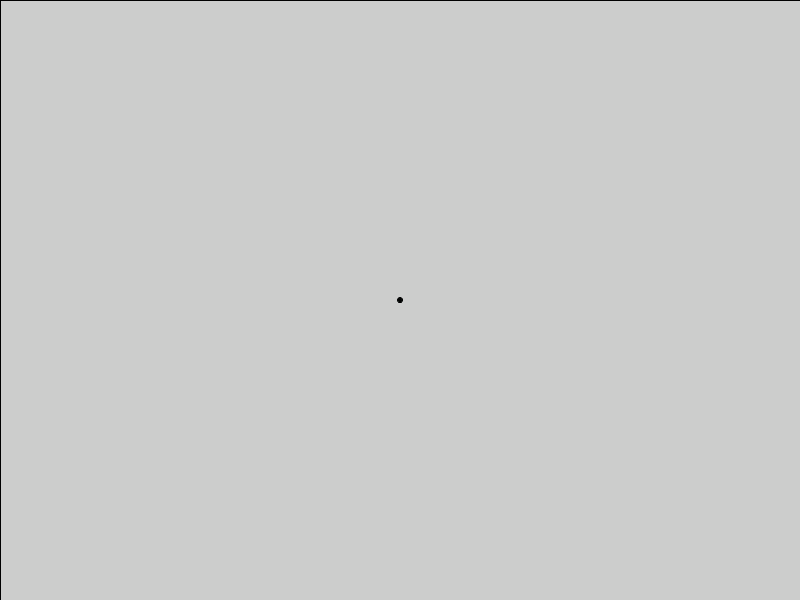
Frame 1 (no input)
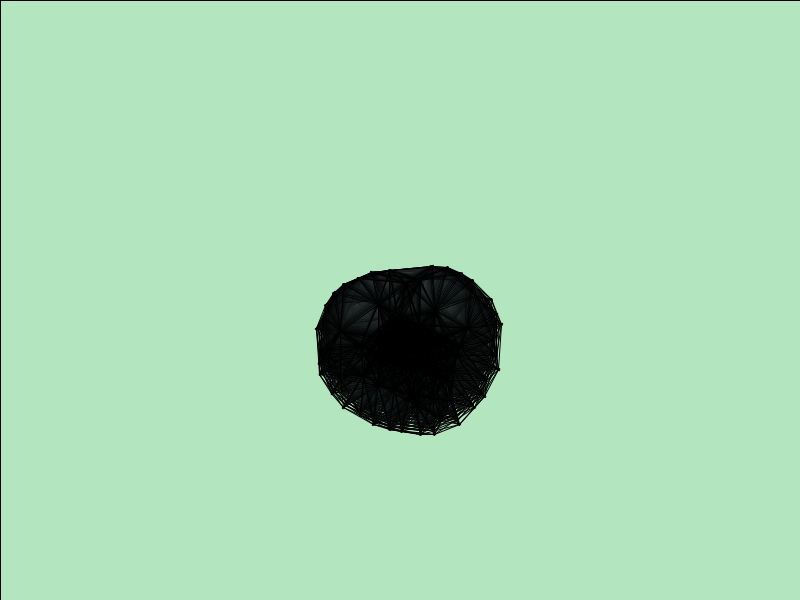
Frame 60 (the mouse pressed at the canvas centre just before this capture)
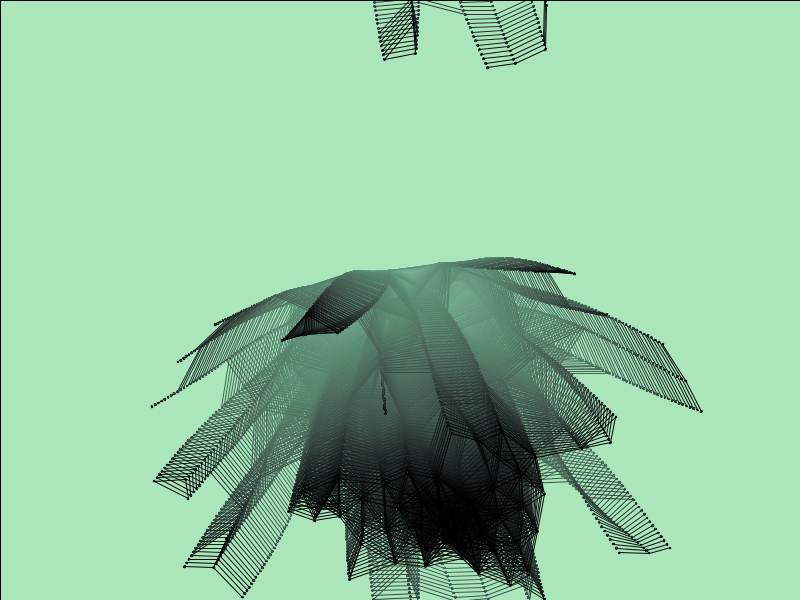
Frame 120 (the mouse held since frame 60 and released just before this capture)

The Processing sketch that drew these frames (run headless with seeded random() and noise(); from frame 60 on, the mouse is pressed at the canvas centre):

// Processing sketch: MyQuanticDreamSpheres
// ── MyQuanticDreamSpheres.pde
PGraphics pg;

float colorR;
float colorG;
float colorB;

float backR = random(128, 255);
float backG = random(128, 255);
float backB = random(128, 255);
  
float randI;

/*
void setup() {
  size(640, 360);
  pg = createGraphics(400, 200);

}

void draw() {
  fill(0, 12);
  rect(0, 0, width, height);
  
  fill(255);
  noStroke();
  ellipse(mouseX, mouseY, 60, 60);
  
  pg.beginDraw();
  pg.background(51);
  pg.noFill();
  pg.stroke(255);
  pg.ellipse(mouseX-120, mouseY-60, 60, 60);
  pg.endDraw();
  
  // Draw the offscreen buffer to the screen with image() 
  //image(pg, 120, 60); 
}
*/

Flock flock;
ArrayList<PVector> points = new ArrayList<PVector>();
ArrayList<PVector> velocities = new ArrayList<PVector>();

void setup() {
  size(800, 600);
  flock = new Flock();
  // Add an initial set of boids into the system
  /*for (int i = 0; i < 150; i++) {
  }*/
  for (int i = 0; i < 80; i++)
  {
    flock.addBoid(new Boid(width/2,height/2));
    //points.add(new PVector(random(width), random(height)));
    //velocities.add(new PVector(random(-1,1), random(-1,1)));
  }
  
  colorR = random(128, 255);
  colorG = random(128, 255);
  colorB = random(128, 255);
  
  randI = random(0,1);
  
}

void draw()
{
  //background(255);
  randI +=0.1;
  fill(colorR+50*cos(randI), colorG+50*cos(randI), colorB+50*cos(randI), 5);
  rect(0, 0, width, height);

  flock.run();
  for (int i = 0; i < flock.boids.size()-1; i++)
  {
    //PVector p1 = points.get(i);
    PVector p1 = flock.boids.get(i).location;
    for (int j = i; j < flock.boids.size(); j++)
    {
      //PVector p2 = points.get(j);
      PVector p2 = flock.boids.get(j).location;
      if (dist(p1.x, p1.y, p2.x, p2.y)<50)
      {
        line(p1.x, p1.y, p2.x, p2.y);
      }
    }
  }
  move();
}

void move()
{
   for (int i = 0; i < points.size()-1; i++)
   {
    PVector p = points.get(i);
    PVector v = velocities.get(i);
    p.add(v);
    if(p.x > width)p.x -= width;
    if(p.y > height)p.y -= height;
    if(p.x < 0)p.x += width;
    if(p.y < 0)p.y += height;
   }
}

// Add a new boid into the System
void mousePressed()
{
  flock.addBoid(new Boid(mouseX,mouseY));
}

// The Flock (a list of Boid objects)
class Flock
{
  ArrayList<Boid> boids; // An ArrayList for all the boids

  Flock()
  {
    boids = new ArrayList<Boid>(); // Initialize the ArrayList
  }

  void run()
  {
    for (Boid b : boids)
    {
      b.run(boids);  // Passing the entire list of boids to each boid individually
    }
  }

  void addBoid(Boid b)
  {
    boids.add(b);
  }
}

// The Boid class
class Boid
{
  PVector location;
  PVector velocity;
  PVector acceleration;
  float r;
  float maxforce;    // Maximum steering force
  float maxspeed;    // Maximum speed

  Boid(float x, float y)
  {
    acceleration = new PVector(0, 0);

    // This is a new PVector method not yet implemented in JS
    // velocity = PVector.random2D();

    // Leaving the code temporarily this way so that this example runs in JS
    float angle = random(TWO_PI);
    velocity = new PVector(cos(angle), sin(angle));
    velocities.add(velocity);

    location = new PVector(x, y);
    r = 2.0;
    maxspeed = 56;
    maxforce = 0.03;
  }

  void run(ArrayList<Boid> boids)
  {
    flock(boids);
    update();
    borders();
    render();
  }

  void applyForce(PVector force)
  {
    // We could add mass here if we want A = F / M
    acceleration.add(force);
  }

  // We accumulate a new acceleration each time based on three rules
  void flock(ArrayList<Boid> boids)
  {
    PVector sep = separate(boids);   // Separation
    PVector ali = align(boids);      // Alignment
    PVector coh = cohesion(boids);   // Cohesion
    // Arbitrarily weight these forces
    sep.mult(1.5);
    ali.mult(1.0);
    coh.mult(1.0);
    // Add the force vectors to acceleration
    applyForce(sep);
    applyForce(ali);
    applyForce(coh);
  }

  // Method to update location
  void update()
  {
    // Update velocity
    velocity.add(acceleration);
    // Limit speed
    velocity.limit(maxspeed);
    location.add(velocity);
    // Reset accelertion to 0 each cycle
    acceleration.mult(0);
  }

  // A method that calculates and applies a steering force towards a target
  // STEER = DESIRED MINUS VELOCITY
  PVector seek(PVector target)
  {
    PVector desired = PVector.sub(target, location);  // A vector pointing from the location to the target
    // Scale to maximum speed
    desired.normalize();
    desired.mult(maxspeed);

    // Above two lines of code below could be condensed with new PVector setMag() method
    // Not using this method until Processing.js catches up
    // desired.setMag(maxspeed);

    // Steering = Desired minus Velocity
    PVector steer = PVector.sub(desired, velocity);
    steer.limit(maxforce);  // Limit to maximum steering force
    return steer;
  }

  void render()
  {
    // Draw a triangle rotated in the direction of velocity
    float theta = velocity.heading2D() + radians(90);
    // heading2D() above is now heading() but leaving old syntax until Processing.js catches up
    
    //fill(255, 10);
    //stroke(255);
    pushMatrix();
    translate(location.x, location.y);
    rotate(theta);
    /*beginShape(TRIANGLES);
    vertex(0, -r*2);
    vertex(-r, r*2);
    vertex(r, r*2);
    endShape();*/
   
   fill(colorR, colorG, colorB, 255);
   ellipse(0, 0, 2, 2);
    
    //velocities.clear();
    for (int i = 0; i < 80; i++)
    {
      velocities.add(new PVector(location.x, location.y));
    }
    popMatrix();
  }

  // Wraparound
  void borders()
  {
    if (location.x < -r) location.x = width+r;
    if (location.y < -r) location.y = height+r;
    if (location.x > width+r) location.x = -r;
    if (location.y > height+r) location.y = -r;
  }

  // Separation
  // Method checks for nearby boids and steers away
  PVector separate (ArrayList<Boid> boids)
  {
    float desiredseparation = 25.0f;
    PVector steer = new PVector(0, 0, 0);
    int count = 0;
    // For every boid in the system, check if it's too close
    for (Boid other : boids)
    {
      float d = PVector.dist(location, other.location);
      // If the distance is greater than 0 and less than an arbitrary amount (0 when you are yourself)
      if ((d > 0) && (d < desiredseparation))
      {
        // Calculate vector pointing away from neighbor
        PVector diff = PVector.sub(location, other.location);
        diff.normalize();
        diff.div(d);        // Weight by distance
        steer.add(diff);
        count++;            // Keep track of how many
      }
    }
    // Average -- divide by how many
    if (count > 0)
    {
      steer.div((float)count);
    }

    // As long as the vector is greater than 0
    if (steer.mag() > 0)
    {
      // First two lines of code below could be condensed with new PVector setMag() method
      // Not using this method until Processing.js catches up
      // steer.setMag(maxspeed);

      // Implement Reynolds: Steering = Desired - Velocity
      steer.normalize();
      steer.mult(maxspeed);
      steer.sub(velocity);
      steer.limit(maxforce);
    }
    return steer;
  }

  // Alignment
  // For every nearby boid in the system, calculate the average velocity
  PVector align (ArrayList<Boid> boids)
  {
    float neighbordist = 50;
    PVector sum = new PVector(0, 0);
    int count = 0;
    for (Boid other : boids)
    {
      float d = PVector.dist(location, other.location);
      if ((d > 0) && (d < neighbordist))
      {
        sum.add(other.velocity);
        count++;
      }
    }
    if (count > 0)
    {
      sum.div((float)count);
      // First two lines of code below could be condensed with new PVector setMag() method
      // Not using this method until Processing.js catches up
      // sum.setMag(maxspeed);

      // Implement Reynolds: Steering = Desired - Velocity
      sum.normalize();
      sum.mult(maxspeed);
      PVector steer = PVector.sub(sum, velocity);
      steer.limit(maxforce);
      return steer;
    } 
    else
    {
      return new PVector(0, 0);
    }
  }

  // Cohesion
  // For the average location (i.e. center) of all nearby boids, calculate steering vector towards that location
  PVector cohesion (ArrayList<Boid> boids)
  {
    float neighbordist = 50;
    PVector sum = new PVector(0, 0);   // Start with empty vector to accumulate all locations
    int count = 0;
    for (Boid other : boids)
    {
      float d = PVector.dist(location, other.location);
      if ((d > 0) && (d < neighbordist))
      {
        sum.add(other.location); // Add location
        count++;
      }
    }
    if (count > 0)
    {
      sum.div(count);
      return seek(sum);  // Steer towards the location
    } 
    else
    {
      return new PVector(0, 0);
    }
  }
}
